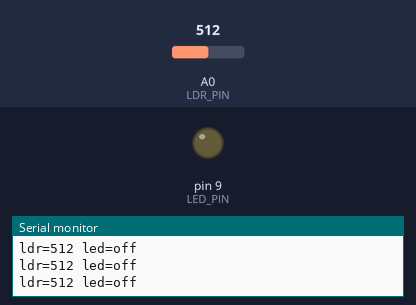
The sketch below on a simulated Arduino Uno, built with avr-gcc and run on an emulated ATmega328P. Shown: output pins drawn as LEDs (lit = HIGH), the last lines printed to the serial monitor. Inputs (shaded band) come from the test bench; at power-on: A0 (LDR_PIN) = 512.

Above: at 1.2 s.
1.3 s: A0 (LDR_PIN) set to 584
2.8 s: A0 (LDR_PIN) set to 613
At 3.6 s:
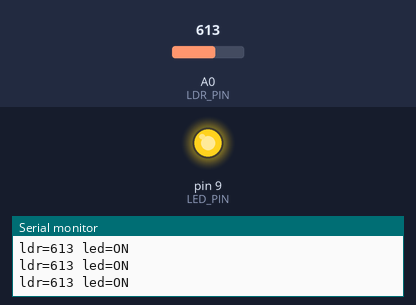
Timing chart, 0 to 5.8 s (numbered marks = the images above; inputs shaded):
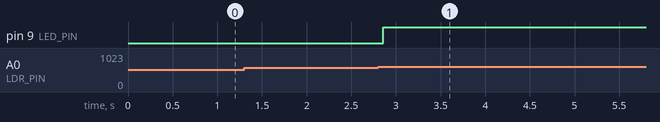

Measured:
- the behaviour switches between 599 and 600 on A0 (LDR_PIN) (found by bisection; images 0 and 1)
- after the input at 2.8 s, pin 9 (LED_PIN): LOW → HIGH after 0.06 s

The sketch:

exp-33-sensing-light.ino
```cpp
// Sensing Light — LDR voltage divider + LED night-light with hysteresis.
// Layout: +5V -> 10K -> A0 -> LDR -> GND. As light falls, R_LDR rises and
// V_A0 rises with it (LDR is the lower leg). When the reading climbs past
// T_ON_DARK the LED comes on; it stays on until the reading drops below
// T_OFF_LIGHT — the gap is the hysteresis band.

const int LDR_PIN = A0;
const int LED_PIN = 9;

const int T_ON_DARK   = 600;  // ADC counts: above this = dark, light up
const int T_OFF_LIGHT = 400;  // below this = light, turn off

bool ledOn = false;

void setup() {
  Serial.begin(9600);
  pinMode(LED_PIN, OUTPUT);
  Serial.println("LDR-nightlight: ready");
}

void loop() {
  int v = analogRead(LDR_PIN);
  if (!ledOn && v >= T_ON_DARK) {
    ledOn = true;
    digitalWrite(LED_PIN, HIGH);
    Serial.println("DARK -> LED ON");
  } else if (ledOn && v <= T_OFF_LIGHT) {
    ledOn = false;
    digitalWrite(LED_PIN, LOW);
    Serial.println("LIGHT -> LED OFF");
  }
  Serial.print("ldr=");
  Serial.print(v);
  Serial.print(" led=");
  Serial.println(ledOn ? "ON" : "off");
  delay(150);
}
```
